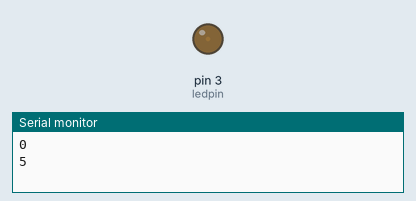
This sketch was run on a simulated Arduino Uno, built with avr-gcc and run on an emulated ATmega328P. Shown: output pins drawn as LEDs (lit = HIGH), the last lines printed to the serial monitor.

Above: at 0.05 s.
At 0.4 s:
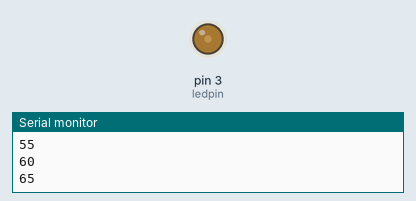
At 0.75 s:
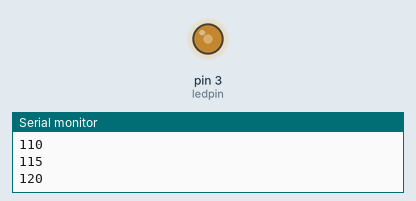
At 1.5 s:
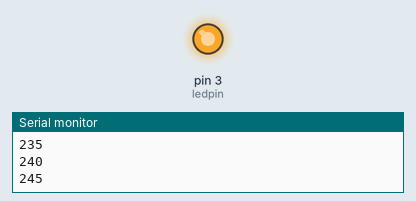
Timing chart, 0 to 3.5 s (numbered marks = the images above):
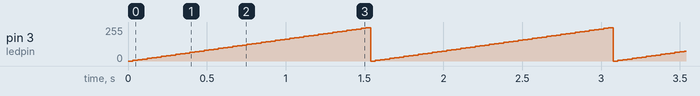

The sketch:

breath_light.ino
```cpp
/**
 * 功能：呼吸灯
 */
int potpin=0;
int ledpin=3;
int val=0;
int add=5;

void setup(){
    pinMode(ledpin,OUTPUT);
    Serial.begin(9600);
}

void loop(){
    analogWrite(ledpin,val);
    Serial.println(val);
    val=val+add;
    if(val==0||val==255) val=255-val;
    delay(30);
}
```

Measured:
- by itself, pin 3 (ledpin): ramps from 0/255 to 250/255 and jumps back, once every 1.5 s
